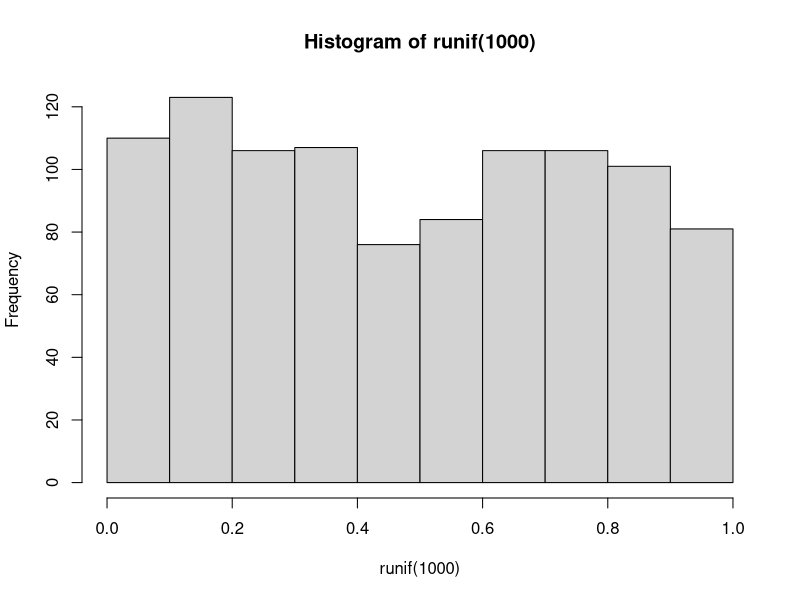
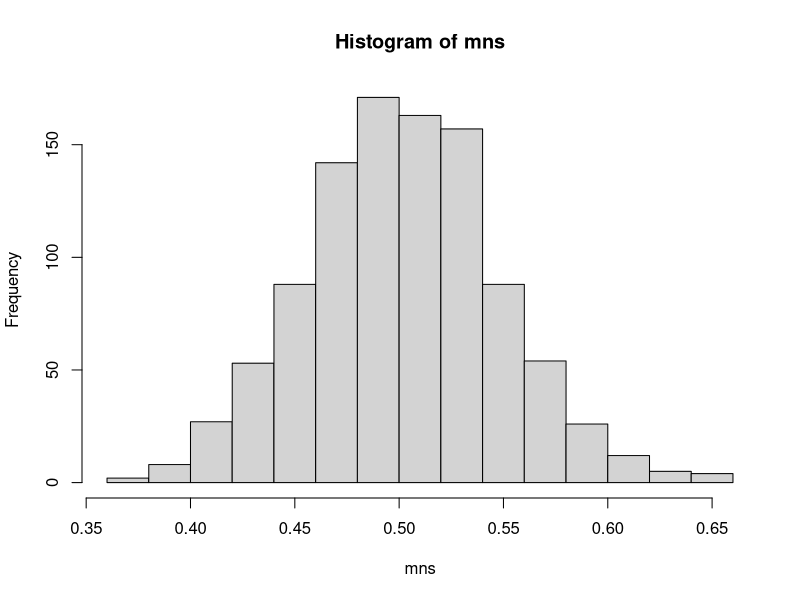

Source code (R) for these figures, in order:
## ---- chunk 1
hist(runif(1000))
## ---- chunk 2
mns = NULL
for (i in 1 : 1000) mns = c(mns, mean(runif(40)))
hist(mns)
